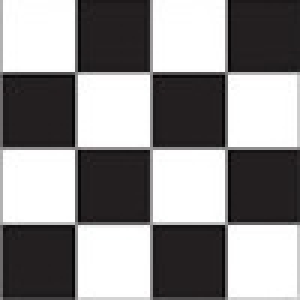
#> input picture src/assets/chess.jpg, 100 x 100 px (shown 3 times larger)
$ python -i Utils.py   (imports and definitions only)   (older library calls are emulated)
#> lines starting #> are read from the running program, lines starting #| are printed output that depends on the picture
#> further down, picture is the input picture: shape (100, 100, 3); mean B, G, R 141.8, 141.3, 143
from PyQt5 import QtWidgets
import datetime
import os
import cv2
import numpy as np
import math


# [58 lines left out: functions select_file, read_image, saveImage, drawPoint, image_resize, not called in this run]


def corner_detect(image, sigma=1, threshold=0.01):
    # height, width = image.shape
    # shape = (height, width)
    # Calculate the dx,dy gradients of the image (np.gradient doesnt work)
#> called with sigma = 1, threshold = 0.01
    dx = cv2.Sobel(image, cv2.CV_64F, 1, 0, ksize=5)
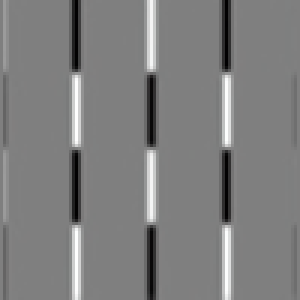
#> dx: shape (100, 100, 3) float64 (shown 3 times larger); mean B, G, R -6.7, -6.7, -6.6; drawn with min black and max white
    dy = cv2.Sobel(image, cv2.CV_64F, 0, 1, ksize=5)
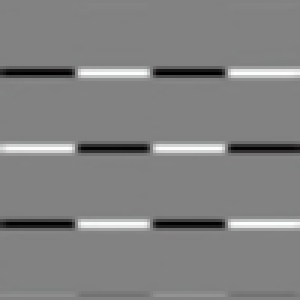
#> dy: shape (100, 100, 3) float64 (shown 3 times larger); mean B, G, R -2, -2.1, -2.8; drawn with min black and max white
    # Get angle for rotation
    _, ang = cv2.cartToPolar(dx, dy, angleInDegrees=True)
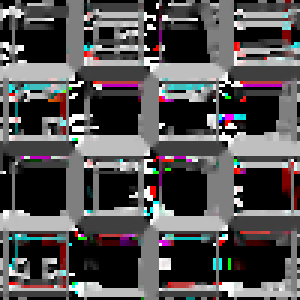
#> ang: shape (100, 100, 3) float64 (shown 3 times larger); mean B, G, R 115.8, 114.5, 117.8; drawn with min black and max white
    # Square the derivatives (A,B,C of H) and apply apply gaussian filters to each
    sigma = (sigma, sigma)
    Ixx = cv2.GaussianBlur(dx * dx, sigma, 0)
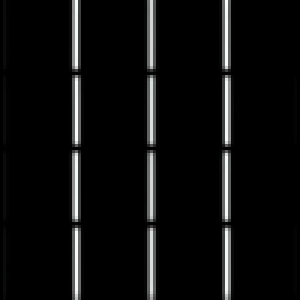
#> Ixx: shape (100, 100, 3) float64 (shown 3 times larger); mean B, G, R 6663802.5, 6709308.6, 6599209.1; drawn with min black and max white
    Ixy = cv2.GaussianBlur(dx * dy, sigma, 0)
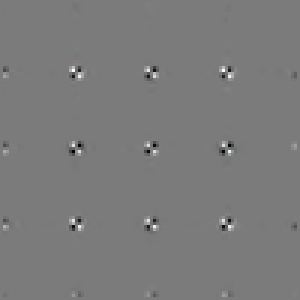
#> Ixy: shape (100, 100, 3) float64 (shown 3 times larger); mean B, G, R 5167.4, 4058.1, 6835.5; drawn with min black and max white
    Iyy = cv2.GaussianBlur(dy * dy, sigma, 0)
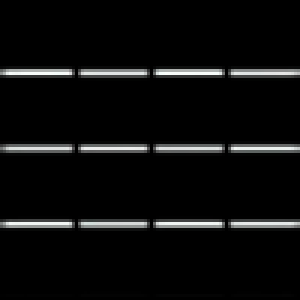
#> Iyy: shape (100, 100, 3) float64 (shown 3 times larger); mean B, G, R 6442857, 6485174.4, 6357668.7; drawn with min black and max white

    H = np.array([[Ixx, Ixy], [Ixy, Iyy]])
    # Find the determinate
    num = (H[0, 0] * H[1, 1]) - (H[0, 1] * H[1, 0])
#> num: shape (100, 100, 3) float64; every value is 0
    # Find the trace
    denom = H[0, 0] + H[1, 1]
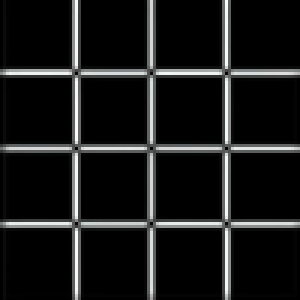
#> denom: shape (100, 100, 3) float64 (shown 3 times larger); mean of channels 0, 1, 2 13106659.5, 13194483, 12956877.7; drawn with min black and max white
    # Find the response using harmonic mean of the eigenvalues (Brown et. al. variation)
    R = np.nan_to_num(num / denom)

    # Adaptive non-maximum suppression, keep the top 1% of values and remove non-maximum points in a 9x9 neighbourhood
    R_flat = R[:].flatten()
    # Get number of values in top threshold %
    N = int(len(R_flat) * threshold)
#> N = 300
    # Get values in top threshold %
    top_k_percentile = np.partition(R_flat, -N)[-N:]
#> top_k_percentile = 300 values from 0 to 0
    # Find lowest value in top threshold %
    minimum = np.min(top_k_percentile)
#> minimum = 0
    # Set all values less than this to 0
    R[R < minimum] = 0
    # Set non-maximum points in an SxS neighbourhood to 0
    s = 9
    for h in range(R.shape[0] - s):
        for w in range(R.shape[1] - s):
            maximum = np.max(R[h:h + s + 1, w:w + s + 1])
            for i in range(h, h + s + 1):
                for j in range(w, w + s + 1):
                    if R[i, j] != maximum:
                        R[i, j] = 0

    # Return harris corners in [H, W, R] format
    features = list(np.where(R > 0))
    features.append(ang[np.where(R > 0)])
    corners = zip(*features)
    return list(corners)


# [51 lines left out: functions draw_corners, get_corner_list, distance, draw_matches, not called in this run]

>>> import cv2
>>> picture = cv2.imread('assets/chess.jpg')
#> (the run stopped early here; a loop or call above may not have finished)
